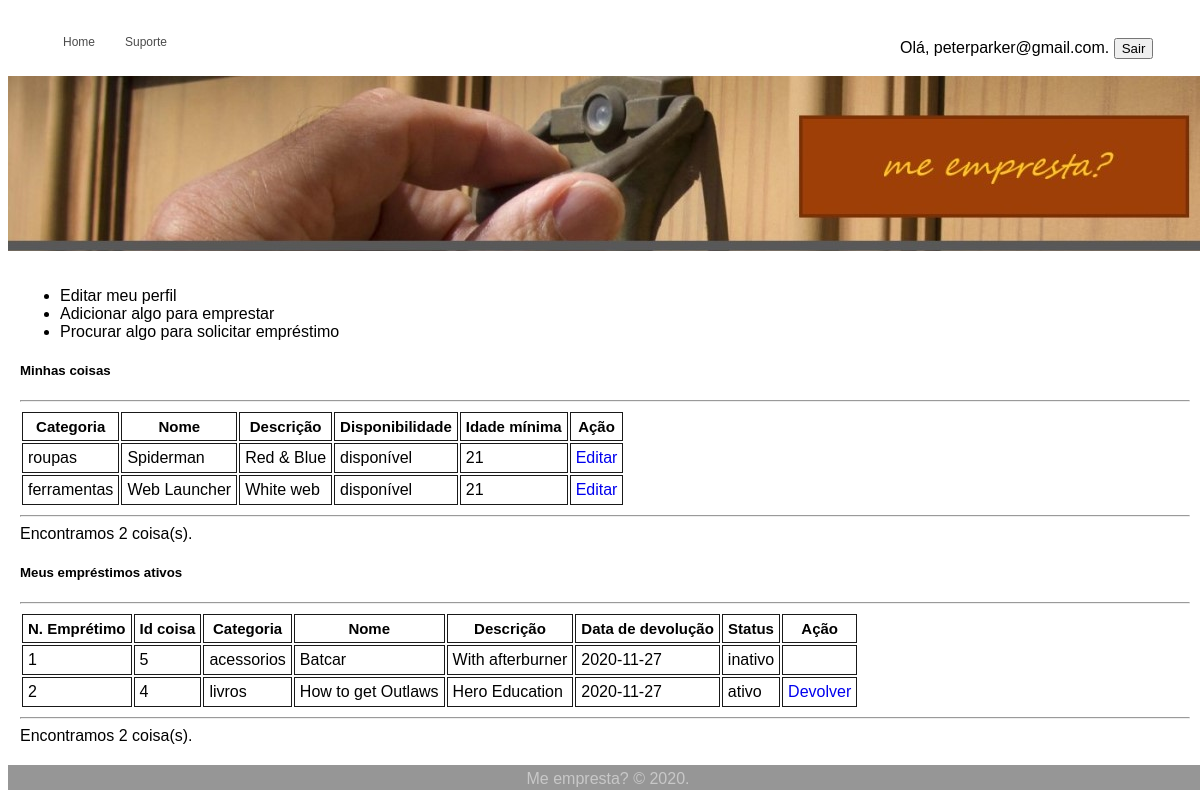
The page /meEmpresta/sessionlogged.php (signed in) on the database its author committed.
### tables this page shows
CREATE TABLE `thing` (
  `id` mediumint(8) NOT NULL,
  `categoria` varchar(20) NOT NULL,
  `nome` varchar(20) NOT NULL,
  `descricao` varchar(50) NOT NULL,
  `disponibilidade` varchar(20) NOT NULL,
  `idademinima` tinyint(4) NOT NULL,
  `codmember` smallint(6) UNSIGNED NOT NULL,
  `dataregistro` datetime NOT NULL
);

CREATE TABLE `borrow` (
  `idop` mediumint(8) NOT NULL,
  `idthing` mediumint(8) NOT NULL,
  `idmbrsolic` smallint(6) NOT NULL,
  `idmbrprop` smallint(6) NOT NULL,
  `dataget` date NOT NULL,
  `datareturn` date NOT NULL,
  `dataregistro` datetime NOT NULL,
  `opstatus` varchar(10) NOT NULL
);

### meEmpresta/functs.php (the view, shortened to what this page needs)
<?php
function conn(){
    $servidor = "localhost";
    $usuario = "root";
    $senha = "";
    $dbname = "empresta";
    $conn = mysqli_connect($servidor, $usuario, $senha, $dbname);
    return $conn;
}
function listingThing(){
    $tabela = '<table class="tabelacoisas">'.'<thead>'.'<tr>'.'<th>Categoria</th>'.'<th>Nome</th>'
    .'<th>Descrição</th>'.'<th>Disponibilidade</th>'.'<th>Idade mínima</th>'.'<th colspan="3" >Ação</th>'.'</tr>'
    .'</thead>'.'<tbody>';
    $conn = conn();
    if (isset($_SESSION['logininputbox'])){$id = $_SESSION['logininputbox'];} else {exit();}
    $query = "SELECT t.id as idt, categoria as cat, t.nome as nomet, descricao as descr, disponibilidade as disp, idademinima as age, m.nome as nomem, m.sobrenome as sn FROM thing as t left join member as m on m.id = t.codmember where m.email = '{$id}'";
    $exec_query = mysqli_query($conn, $query);
    if ($exec_query == False){ echo "Não encontramos coisa alguma.";} else {
    $numrows = mysqli_num_rows($exec_query);
    $tabela2 ='</tbody>'.'</table><hr>'.'Encontramos '.$numrows.' coisa(s).';
    echo $tabela;
    while($row = mysqli_fetch_assoc($exec_query)){
        echo $tabela1 = '<tr>'.
        '<td>'.$row['cat'].'</td>'.
        '<td>'.$row['nomet'].'</td>'.
        '<td>'.$row['descr'].'</td>'.
        '<td>'.$row['disp'].'</td>'.
        '<td>'.$row['age'].'</td>'.
        '<td><a href="sessionloggededitthing.php?id='.$row['idt'].'">Editar</a></td>'.
        '</tr>';}
    echo $tabela2;
    }
}
function listingBorrowed(){
    echo $tabela = '<table class="tabelacoisas">'.'<thead>'.'<tr>'.'<th>N. Emprétimo</th>'.'<th>Id coisa</th>'.'<th>Categoria</th>'.'<th>Nome</th>'
    .'<th>Descrição</th>'.'<th>Data de devolução</th>'.'<th>Status</th>'.'<th colspan="3" >Ação</th>'.'</tr>'
    .'</thead>'.'<tbody>';
    $conn = conn();
    $query = "select idop, opstatus, datareturn as dtr, t.id as idt, t.nome as tnm, t.descricao as tdes, t.categoria as tcat, m.nome as nm, m.sobrenome as sn from borrow as b left join thing as t on b.idthing = t.id left join member as m on b.idmbrsolic = m.id where m.email = '{$_SESSION['logininputbox']}'";
    $exec_query = mysqli_query($conn, $query);
    $numrows = mysqli_num_rows($exec_query);
    $acao = ' ';
    while($row = mysqli_fetch_assoc($exec_query)){
        if($row['opstatus'] == 'ativo'){ $acao = 'Devolver';} else {$acao = ' ';};
        echo $tabela1 = '<tr>'.
        '<td>'.$row['idop'].'</td>'.
        '<td>'.$row['idt'].'</td>'.
        '<td>'.$row['tcat'].'</td>'.
        '<td>'.$row['tnm'].'</td>'.
        '<td>'.$row['tdes'].'</td>'.
        '<td>'.$row['dtr'].'</td>'.
        '<td>'.$row['opstatus'].'</td>'.
        '<td><a href="sessionloggedreturnthing.php?idop='.$row['idop'].'&idt='.$row['idt'].'">'.$acao.'</a></td>'.
        '</tr>';}
    echo $tabela2 ='</tbody>'.
    '</table><hr>'.'Encontramos '.$numrows.' coisa(s).';
    }

### meEmpresta/sessionlogged.php (shortened to what this page needs)
<?php
include('functs.php');
?>
<!DOCTYPE html>
<html>
    <head>
        <link rel="stylesheet" type="text/css" href="_css/estilos.css" />
    </head>
    <body>
        <header>
            <div class="menuprincipal">
                <nav>
                    <ul class="menu">
                        <li><a href="sessionlogged.php">Home</a></li>
                        <li><a href="help.php">Suporte</a></li>
                    </ul>
                </nav>
            </div>
           <div class="hello">
               <?php if(isset($_SESSION['logininputbox'])){echo "Olá, ".$_SESSION['logininputbox'].".";} else {echo "Olá, visitante."; } ?>
               <a href='logout.php'><input type='button' value='Sair'> <a/>
            </div>
            <figure class="figure">
                <img class="knock" src="_imgs/knock.jpg">
            </figure>
        </header>
        <section class="section">
            <fieldset class='fieldset'>
                <div>
                    <ul class='menu2'>
                        <li><a href="sessionloggededitprofile.php">Editar meu perfil</a></li>
                        <li><a href="sessionloggedaddthing.php">Adicionar algo para emprestar</a></li>
                        <li><a href="sessionloggedsearchthing.php">Procurar algo para solicitar empréstimo</a></li>
                    </ul>
                </div>
                <h5>Minhas coisas</h5>
                <hr>
                <?php listingThing()?>
                <h5>Meus empréstimos ativos</h5>
                <hr>
                <?php listingBorrowed()?>
            </fieldset>
        </section>
        <footer class="footer">
            Me empresta? &copy; 2020.
        </footer>
    </body>
</html>

### meEmpresta/_css/estilos.css (style rules this page uses)
body { font-family: arial, helvetica, sans-serif; }
.menuprincipal { font-size: 12px; height: 30px; }
a { text-decoration: none; }
.figure { margin: 0px; }
.knock { margin: auto auto auto auto; }
.menu2 a { text-decoration: none; color: black; position:relative; float:left; display:block; }
.menu { list-style:none; float:left; }
.menu li { position:relative; float:left; }
.menu li a { color: rgba(75,75,75,1); text-decoration:none; padding: 15px 15px; display:block; }
.section { width: 1200px; }
.tabelacoisas th { padding: 5px; border: 1pt solid; border-color: rgba(25,25,25,1); font-size: 15px; }
.tabelacoisas td { padding: 5px; border: 1pt solid; border-color: rgba(25,25,25,1); }
.footer { padding-top: 5px; position: absolute; width: 1200px; text-align: center; height:20px; color: rgba(200,200,200,1); background-color: rgba(150,150,150,1); }
.fieldset { border: 0px; margin: 10px 10px 10px 0px; width: 1170px; }
.hello { position: absolute; left: 900px; }

### rows shown on the page
thing: categoria "roupas", nome "Spiderman", descricao "Red & Blue", disponibilidade "disponível", idademinima "21"
thing: categoria "ferramentas", nome "Web Launcher", descricao "White web", disponibilidade "disponível", idademinima "21"
borrow: idop "1", idthing "5", idthing.categoria "acessorios", idthing.nome "Batcar", idthing.descricao "With afterburner", datareturn "2020-11-27", opstatus "inativo"
borrow: idop "2", idthing "4", idthing.categoria "livros", idthing.nome "How to get Outlaws", idthing.descricao "Hero Education", datareturn "2020-11-27", opstatus "ativo", opstatus "Devolver"

### other values the page prints
$_SESSION['logininputbox'] "peterparker@gmail.com"
$numrows "2"
